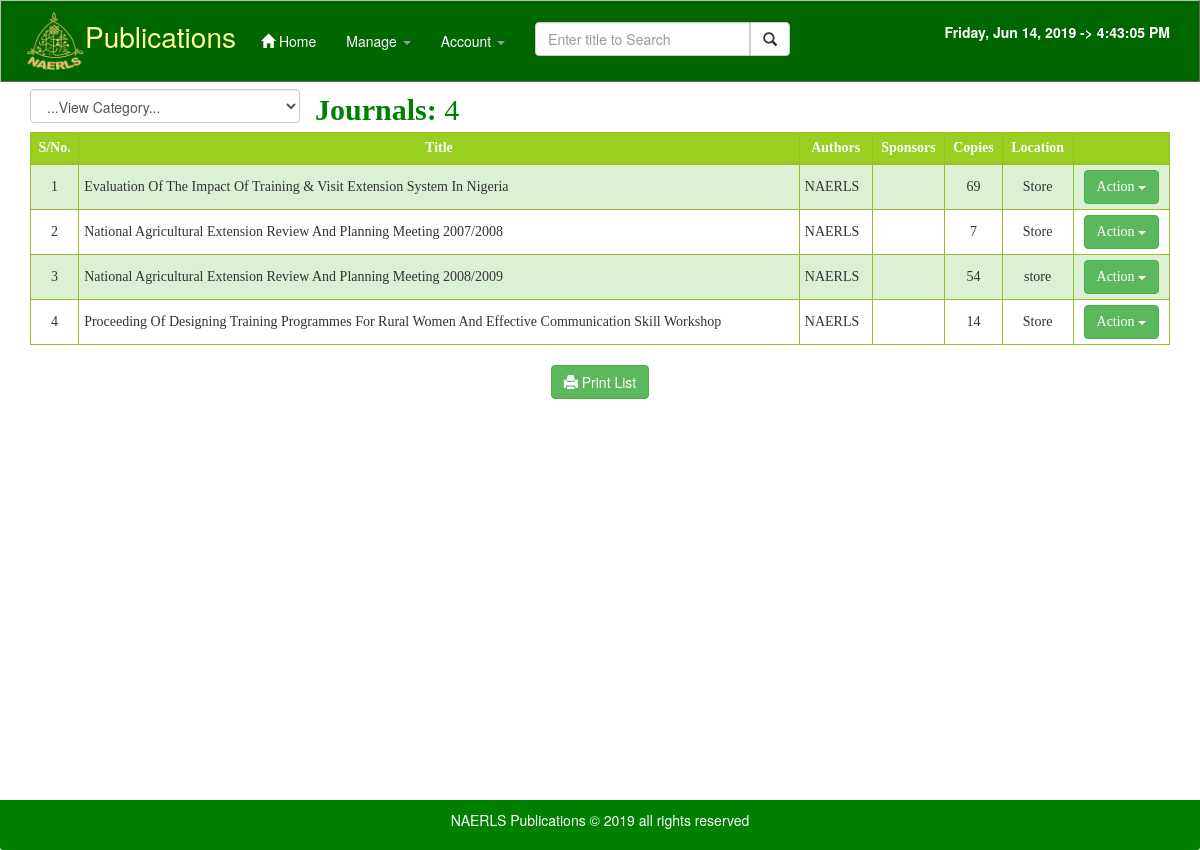
Screenshot of /admin/publications-extension-journals.php (signed in) with the database file from the repository.
### tables this page shows
CREATE TABLE `materials` (
  `matID` int(11) NOT NULL,
  `copies` int(11) DEFAULT NULL,
  `title` varchar(200) NOT NULL,
  `author` varchar(200) NOT NULL,
  `sponsor` varchar(100) NOT NULL,
  `pubNum` varchar(50) NOT NULL,
  `language` varchar(50) NOT NULL DEFAULT 'english',
  `synopsis` varchar(250) NOT NULL,
  `subject` int(11) NOT NULL,
  `sub_subjects` int(11) DEFAULT '0',
  `sub_sub_subjects` int(11) DEFAULT '0',
  `pubYear` varchar(4) NOT NULL DEFAULT '0000',
  `category` int(11) NOT NULL,
  `month` varchar(50) NOT NULL,
  `today` date DEFAULT NULL,
  `location` varchar(50) NOT NULL
);

### admin/publications-extension-journals.php (the view, shortened to what this page needs)
<!DOCTYPE html>
<html lang="en">
<head>
    <link href="../dist/css/bootstrap.css" rel="stylesheet" media="all">
    <link href="../dist/css/starter-template.css" rel="stylesheet">
</head>
<body>
<?php include 'header.php'; ?>
<div class="container" id="cc">
	<div class="starter-template">
		<div role="main">
		<div class="col-md-3 hidden-print" style="padding-left:0px;">
            <form role="form" >
                <select class="form-control" name="cat" id="selpub">
                    <option value="1"> ...View Category...</option>
                </select>
            </form>
	</div>
<?php
	echo '<div id="all">';
	$per_page=20;
	$pages_query=mysqli_num_rows(mysqli_query($con,"SELECT * FROM materials JOIN categories ON category=catID WHERE catName='Agric. Extension Journal'"));
	$page=(isset($_GET['page']))? (int)$_GET['page']:1;
	$start=($page-1)*$per_page;
		$query5=mysqli_query($con,"SELECT * FROM materials JOIN categories ON category=catID WHERE catName='Agric. Extension Journal' LIMIT $start,$per_page");
	echo "<div style='font-family:Palatino Linotype;font-size:30px;color:green;' align='left'><b> Journals: </b>$pages_query</div>
			<div  class='table-responsive' >
			<table  class='table table-striped table-condensed table-bordered' style='width:100%' >
			<thead>
	<tr>
	<td><b>S/No.</b></td><td><b>Title</b></td><td><b>Authors</b></td><td><b>Sponsors</b></td><td class='hidden-print'><b>Copies</b></td><td class='hidden-print'><b>Location</b></td><td class='hidden-print'></td>
			</tr> </thead>";
$i=($per_page*($page-1))+1;
while($result=mysqli_fetch_assoc($query5)){
    echo "<tr><td >".$i."</td><td align='justify'>".$result['title']."</td><td align='justify'>".$result['author']."</td><td align='justify'>".$result['sponsor']."</td><td class='hidden-print'>".$result['copies']."</td><td class='hidden-print'>".$result['location'].'</td><td class="hidden-print">
				<div class="btn-group ">
		  <button type="button" class="btn btn-success dropdown-toggle" data-toggle="dropdown">Action <span class="caret"></span>
	</button>
	<ul class="dropdown-menu" role="menu">
		<li><a href="pubdetails.php?id='.$result["matID"].'"><i class="glyphicon glyphicon-list-alt"></i> Pub. Details</a></li>
		<li><a href="edit.php?id='.$result["matID"].'"><span class="glyphicon glyphicon-pencil"></span> Edit</a></li>
		<li><a href="#delete" data-toggle="modal" data-del="'.$result["matID"].'"><span class="glyphicon glyphicon-trash"></span> Remove</a></li>
		';
	   echo'</ul>
	</div></td>
	</tr>';
	$i++;}
	echo '</table></div>';
	echo'</div>';
				echo '<button class="btn btn-success hidden-print" onclick="window.print()"><span class="glyphicon glyphicon-print"></span> Print List</button>';
?>
      </div>
      </div>
      </div>
	  	<div id="push" class="hidden-print"></div>
  </body>
</html>

### rows the page displays
materials: title "Evaluation Of The Impact Of Training & Visit Extension System In Nigeria", author "NAERLS", copies "69", location "Store"
materials: title "National Agricultural Extension Review And Planning Meeting 2007/2008", author "NAERLS", copies "7", location "Store"
materials: title "National Agricultural Extension Review And Planning Meeting 2008/2009", author "NAERLS", copies "54", location "store"
materials: title "Proceeding Of Designing Training Programmes For Rural Women And Effective Communication Skill Workshop", author "NAERLS", copies "14", location "Store"

### other values shown
$pages_query "4"
